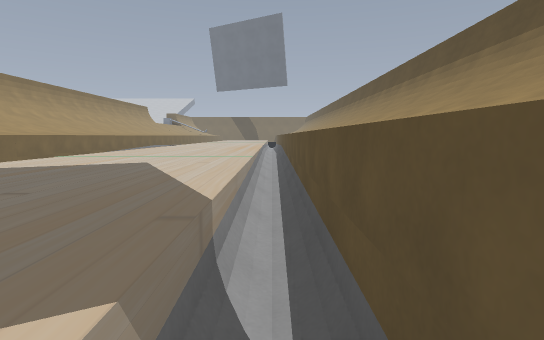
view 1 (above)

14 first-person views from a walk through a level from a Godot 3-D game. The camera is 1.4 m above the floor, tilts 6° down and sees 80° across. The floor is counted in squares, 1 m on a side. Each view is taken from the middle of a square. On the plan, view 1 faces up. The plan holds only what a view shows up to about 15 squares ahead; the rest is blank. The place goes on beyond the plan. Flat picture figures and markers are left out. Some surface patterns are stand-ins.

view 2
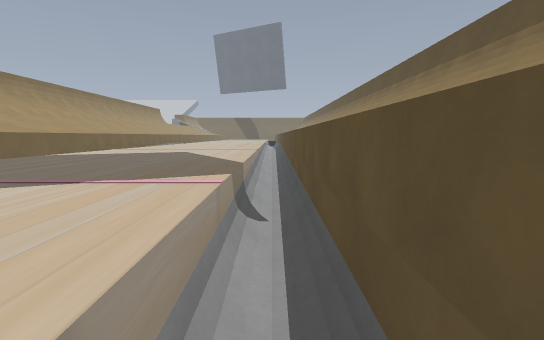

view 3
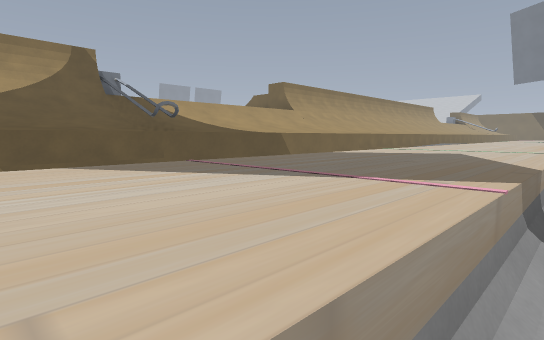

view 4
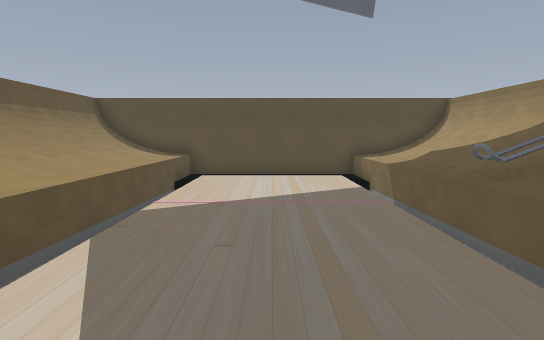

view 5
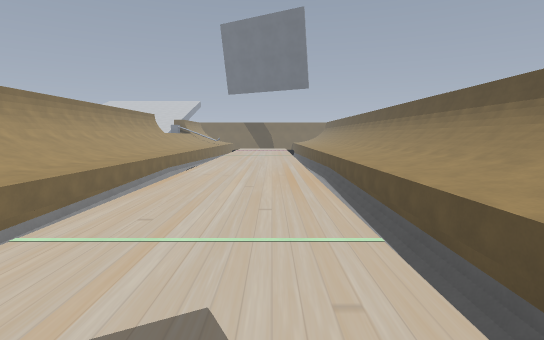

view 6
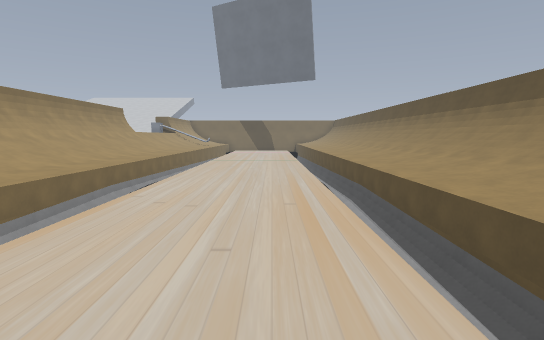

view 7
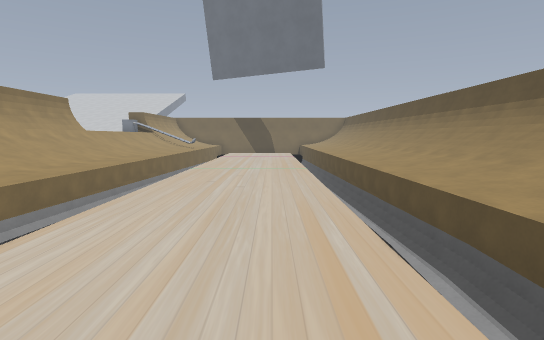

view 8
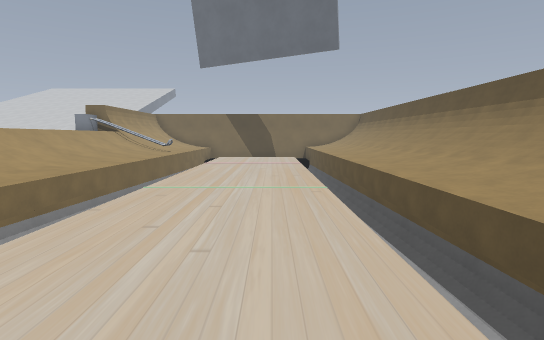

view 9
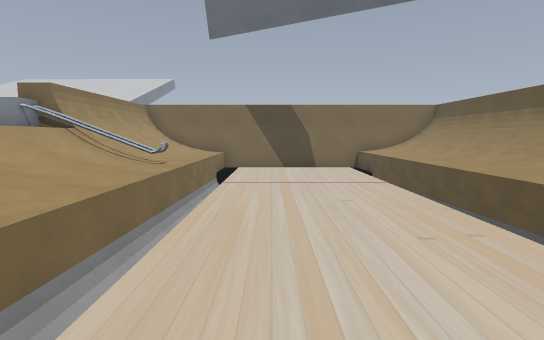

view 10
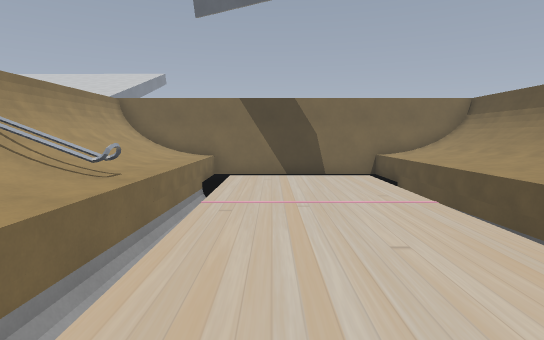

view 11
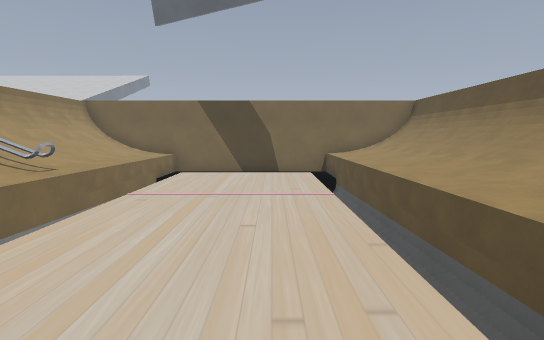

view 12
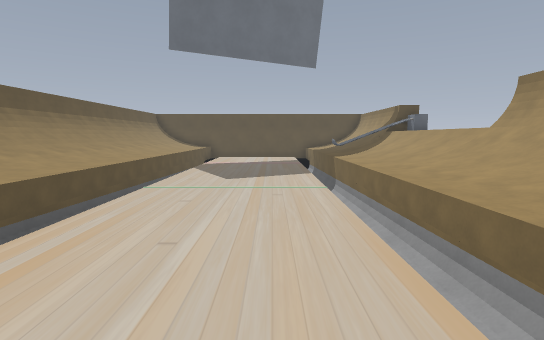

view 13
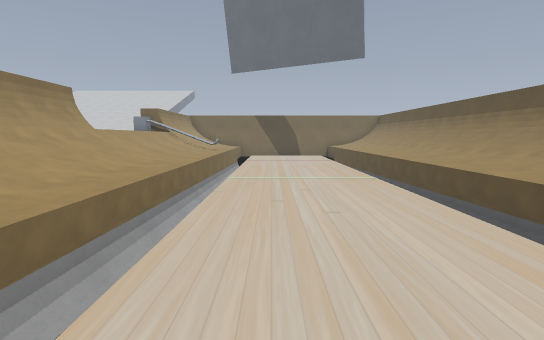

view 14
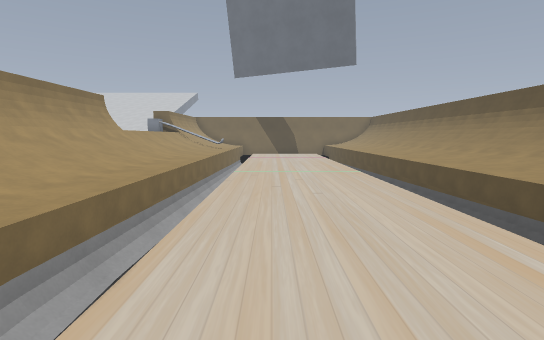

### Floor plan
Key: @ floor where view 1 was taken; # wall or solid block; . main floor; - floor 0.25 m lower than the main floor; _ floor 0.5 m lower than the main floor; < floor 0.75 m lower than the main floor; = window, fence, low wall or low ledge; ^ raised ledge; v drop or lower ground.
Columns run from 9 left of view 1 to 3 right of it. Each row starts with its distance up from view 1.
 43 #########^^#
 42 ^^^-     -^^
 41 ^^^-     =^^
 40 ^^^v..... ^^
 39 ^^^v..... ^^^
 38 ^^^v.....<^^^
 37 ^^^v.....<^^^
 36 ^^^v.....<^^^
 35 ^^^v.....<^^^
 34 ^^^v.....<^^^
 33 ^^^v.....<^^^
 32 ^^^v.....<^^^
 31 ^^^v.....<^^^
 30 ^^^v....._^^^
 29 ^^^v....._^^^
 28 ^^^v....._^^^
 27 ^^^v....._^^^
 26 ^^^v....._^^^
 25 ^^^v....._^^^
 24 ^^^v....._^^^
 23 ^^^v....._^^^
 22 ^^^v....._^^^
 21 ^^^v....._^^^
 20 ^^^v....._^^^
 19 ^^^v....._^^^
 18 ^^^v.....-^^^
 17 ^^^v....._^^^
 16 ^^^v....._^^^
 15 ^^^v....._^^^
 14 ^^^v....._^^^
 13 ^^^v....._^^^
 12 ^^^v....._^^^
 11 ^^^v....._^^^
 10 ^^^v....._^^^
  9 ^^^v....._^^^
  8 ^^^v....._^^^
  7 ^^^v....._^^^
  6 ^^^v....._^^^
  5 ^^^v.....<^^^
  4 ^^^v.....<^^^
  3 ^^^v.....<^^^
  2 ^^^v.....<^^^
  1 ^^^v.....<^^^
  0 ^^^v.....@^^^
 -1 ^^^v.....<^^^
 -2 ^^^v.....<^^^
 -3 ^^^v.....<^^^
 -4 ^^^v..... ^^^
 -5 ^^^-     -^^^
 -6 ^^^-     -^^^
 -7 #############

Positions as (right, up) in squares from view 1, and headings:
1: (0, 0), facing up
2: (0, -3), facing up
3: (0, -3), facing up-left
4: (-3, 7), facing down
5: (-2, 4), facing up
6: (-2, 9), facing up
7: (-2, 14), facing up
8: (-2, 19), facing up
9: (-4, 26), facing up
10: (-4, 29), facing up
11: (-2, 28), facing up
12: (-4, 17), facing down
13: (-4, 17), facing up
14: (-4, 15), facing up
